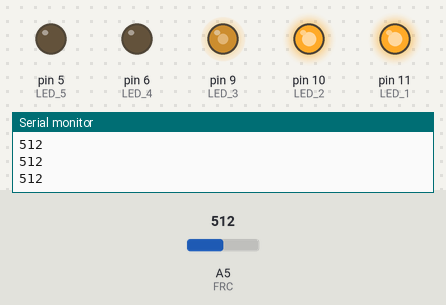
Simulated run of this sketch. Board: Arduino Uno, built with avr-gcc and run on an emulated ATmega328P. On the bench: output pins drawn as LEDs (lit = HIGH), the last lines printed to the serial monitor. Inputs (shaded band) come from the test bench; at power-on: A5 (FRC) = 512.

Above: at 1.2 s.
1.3 s: A5 (FRC) set to 716
At 1.8 s:
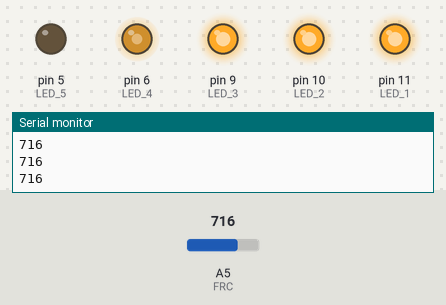
4.3 s: A5 (FRC) set to 900
At 4.82 s:
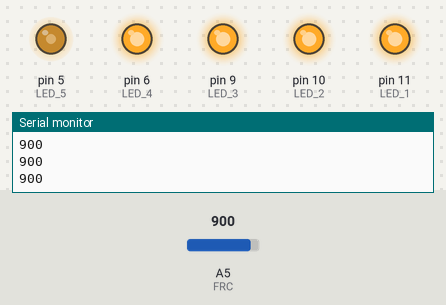
7.3 s: A5 (FRC) set to 1023
At 7.83 s:
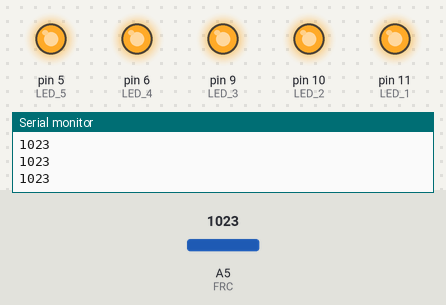
10.3 s: A5 (FRC) set to 306
At 10.84 s:
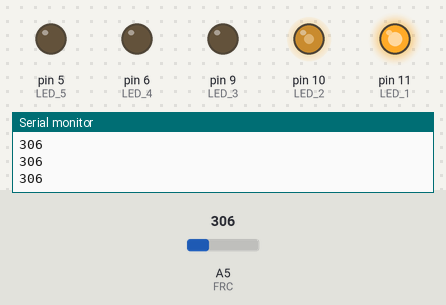
13.3 s: A5 (FRC) set to 122
At 13.85 s:
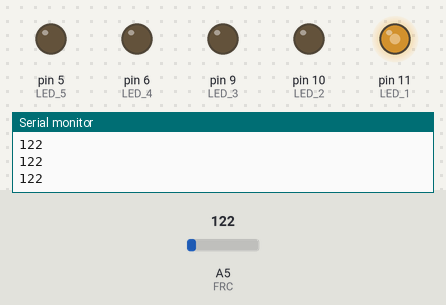
16.3 s: A5 (FRC) set to 511
At 16.87 s:
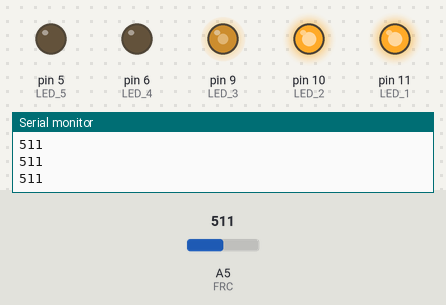
Timing chart, 0 to 19.3 s (numbered marks = the images above; inputs shaded):
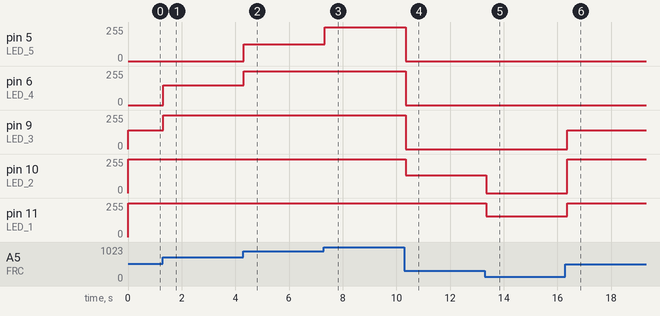

Measured:
- after the input at 1.3 s, pin 6 (LED_4): 0/255 → 147/255 at once; pin 9 (LED_3): 142/255 → 255/255 at once
- after the input at 4.3 s, pin 5 (LED_5): 0/255 → 127/255 at once; pin 6 (LED_4): 147/255 → 255/255 at once
- after the input at 7.3 s, pin 5 (LED_5): 127/255 → 255/255 at once
- after the input at 10.3 s, pin 5 (LED_5), pin 6 (LED_4), pin 9 (LED_3): 255/255 → 0/255 at once; pin 10 (LED_2): 255/255 → 135/255 at once
- after the input at 13.3 s, pin 10 (LED_2): 135/255 → 0/255 after 0.06 s; pin 11 (LED_1): 255/255 → 155/255 after 0.06 s
- after the input at 16.3 s, pin 9 (LED_3): 0/255 → 141/255 after 0.07 s; pin 10 (LED_2): 0/255 → 255/255 after 0.07 s; pin 11 (LED_1): 155/255 → 255/255 after 0.07 s

The sketch:

FRC.ino
```cpp
#define FRC A5

#define LED_1 11
#define LED_2 10
#define LED_3 9
#define LED_4 6
#define LED_5 5

void setup() {
  Serial.begin(115200);
  pinMode(FRC, INPUT);

  pinMode(LED_1, OUTPUT);
  pinMode(LED_2, OUTPUT);
  pinMode(LED_3, OUTPUT);
  pinMode(LED_4, OUTPUT);
  pinMode(LED_5, OUTPUT);
}

#define CAL 255. / 200.
void loop() {
  // In fact, FRC is just a potentiometer. Just read it
  int val_frc = analogRead(FRC);
  Serial.println(val_frc);

  //A stupid logic....but worked
  if (val_frc < 14) { val_frc = 0; }
  if (200 * 1 < val_frc) {
    analogWrite(LED_1, 255);
    if (200 * 2 < val_frc) {
      analogWrite(LED_2, 255);
      if (200 * 3 < val_frc) {
        analogWrite(LED_3, 255);
        if (200 * 4 < val_frc) {
          analogWrite(LED_4, 255);
          if (200 * 5 < val_frc) {
            analogWrite(LED_5, 255);
          } else {
            val_frc = val_frc - 200 * 4;
            analogWrite(LED_5, val_frc * CAL);
          }
        } else {
          val_frc = val_frc - 200 * 3;
          analogWrite(LED_4, val_frc * CAL);
        }
      } else {
        val_frc = val_frc - 200 * 2;
        analogWrite(LED_3, val_frc * CAL);
      }
    } else {
      val_frc = val_frc - 200 * 1;
      analogWrite(LED_2, val_frc * CAL);
    }
  } else {
    val_frc = val_frc - 200 * 0;
    analogWrite(LED_1, val_frc * CAL);
  }

  delay(100);
  analogWrite(LED_1, 0);
  analogWrite(LED_2, 0);
  analogWrite(LED_3, 0);
  analogWrite(LED_4, 0);
  analogWrite(LED_5, 0);
}
```
